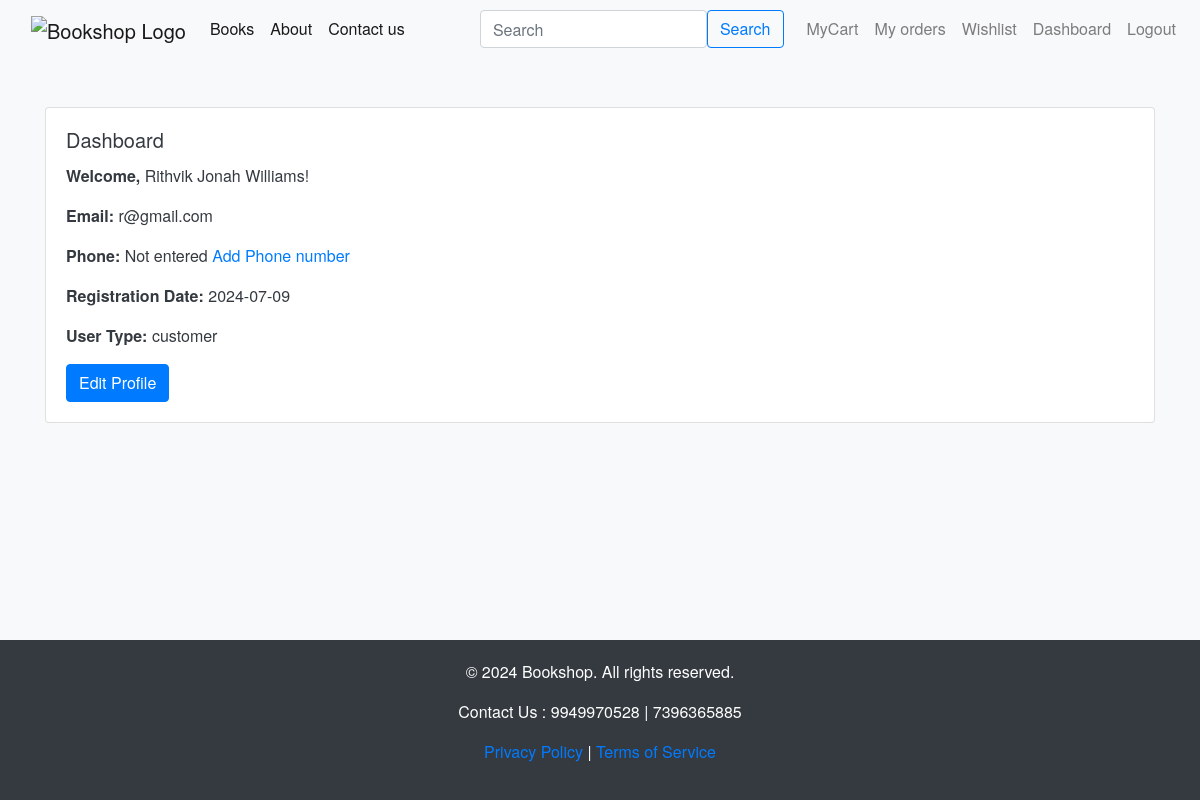
/dashboard (signed in), run on an earlier commit of the app's database.
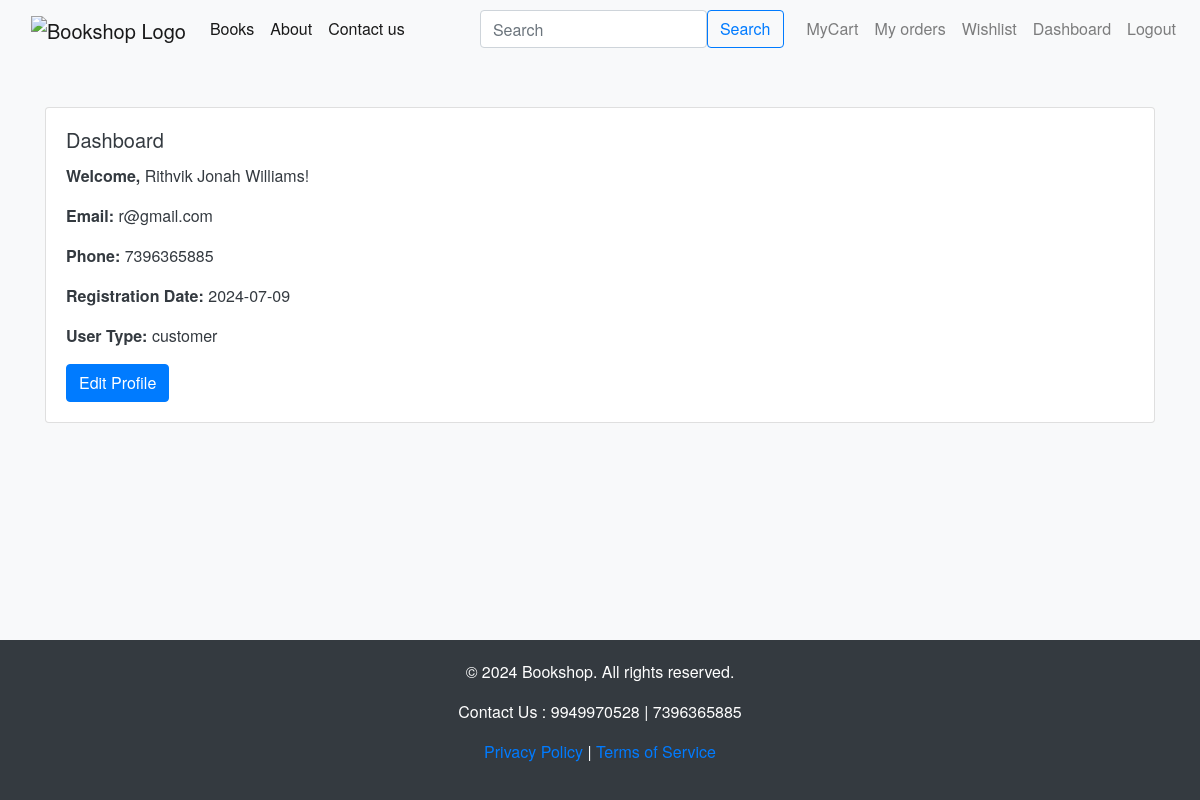
And on a later commit of the database.
### app.py (models this page shows)
class User(db.Model):
    __tablename__ = 'users'
    UserID = db.Column(db.Integer, primary_key=True)
    FirstName = db.Column(db.String(50), nullable=False)
    LastName = db.Column(db.String(50), nullable=False)
    Email = db.Column(db.String(100), unique=True, nullable=False)
    PasswordHash = db.Column(db.String(100), nullable=False)
    Phone = db.Column(db.String(20), nullable=True)
    RegistrationDate = db.Column(db.DateTime, nullable=False, default=datetime.utcnow )
    UserType = db.Column(db.String(20), nullable=False, default='customer')
    GSTPanNumber = db.Column(db.String(20), nullable=True)
    Products = db.relationship('Products', backref='merchant', lazy=True)

### app.py (the view)
@app.route('/dashboard')
def dashboard():
    if 'user_id' not in session:
        return redirect(url_for('login'))
    user = User.query.get(session['user_id'])
    products = Products.query.filter_by(MerchantID=user.UserID).all()
    return render_template('dashboard.html', user=user, products= products)

### templates/dashboard.html (shortened to what this page needs)
{% extends 'base.html' %}
{% block body %}
<div class="card mt-5">
  <div class="card-body">
    <h5 class="card-title">Dashboard</h5>
    <p><strong>Welcome,</strong> {{ user.FirstName }} {{ user.LastName }}!</p>
    <p><strong>Email:</strong> {{ user.Email }}</p>
    <p><strong>Phone:</strong> {% if user.Phone %}{{user.Phone}}{% else %}Not entered <a href="{{ url_for('edit_profile') }}">Add Phone number</a>{% endif %}</p>
    <p><strong>Registration Date:</strong> {{ user.RegistrationDate.strftime('%Y-%m-%d') }}</p>
    <p><strong>User Type:</strong> {{ user.UserType }}</p>
    <a href="{{ url_for('edit_profile') }}" class="btn btn-primary">Edit Profile</a>
  </div>
</div>
{% endblock body %}

What changed in the data, as far as the page shows it:
changed User "Rithvik": Phone (not shown) → "7396365885"
Also different on the page:
text no longer shown: "Not entered Add Phone number"
